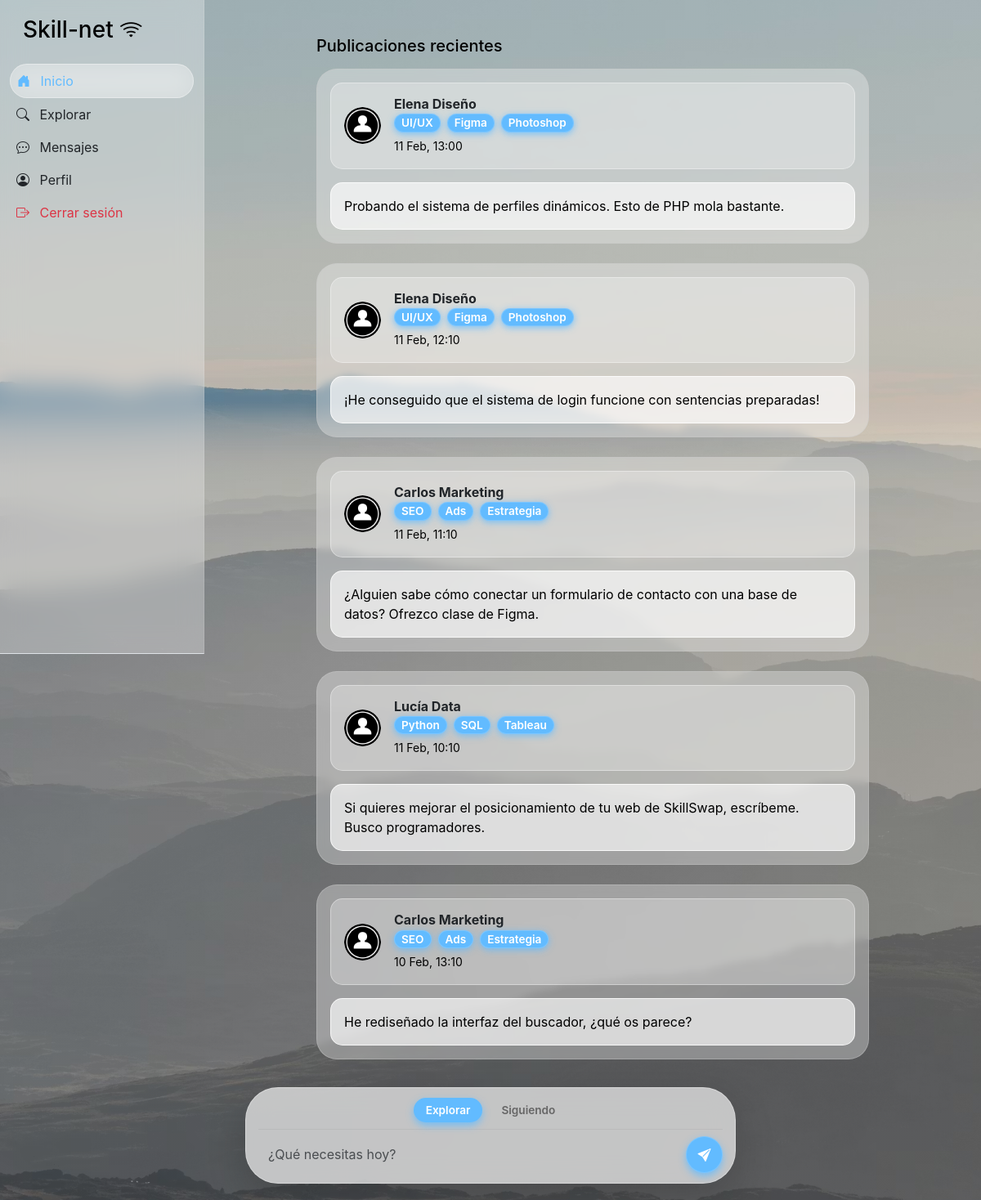
The app's page /index.php (signed in) with its own data.
### tables this page shows
CREATE TABLE IF NOT EXISTS publicaciones (
    id INT AUTO_INCREMENT PRIMARY KEY,
    id_usuario INT NOT NULL,
    contenido TEXT NOT NULL,
    fecha_publicacion TIMESTAMP DEFAULT CURRENT_TIMESTAMP,
    FOREIGN KEY (id_usuario) REFERENCES usuarios(id) ON DELETE CASCADE
);

CREATE TABLE IF NOT EXISTS usuarios (
    id INT AUTO_INCREMENT PRIMARY KEY,
    nombre VARCHAR(100) NOT NULL,
    email VARCHAR(150) NOT NULL UNIQUE,
    password VARCHAR(255) NOT NULL,
    habilidades TEXT,  
    bio TEXT,
    avatar VARCHAR(255) DEFAULT 'default.png',
    fecha_registro TIMESTAMP DEFAULT CURRENT_TIMESTAMP
);

### phpscripts/indexLogic.php (called while the page is built, shortened)
<?php
$mi_id = $_SESSION['user_id'];
$vista = isset($_GET['view']) ? $_GET['view'] : 'recientes';
if ($vista === 'siguiendo') {
    $sql = "SELECT p.*, u.nombre, u.avatar, u.habilidades
            FROM publicaciones p
            JOIN usuarios u ON p.id_usuario = u.id
            JOIN seguidores s ON u.id = s.id_seguido
            WHERE s.id_seguidor = ?
            ORDER BY p.fecha_publicacion DESC";
    $stmt = $conn->prepare($sql);
    $stmt->bind_param("i", $mi_id);
} else {
    $sql = "SELECT p.*, u.nombre, u.avatar, u.habilidades
            FROM publicaciones p
            JOIN usuarios u ON p.id_usuario = u.id
            ORDER BY p.fecha_publicacion DESC";
    $stmt = $conn->prepare($sql);
}
$stmt->execute();
$res_posts = $stmt->get_result();
?>

### index.php (the view, shortened to what this page needs)
<?php
include 'phpscripts/dbconn.php';
include 'phpscripts/indexLogic.php';
?>
<!DOCTYPE html>
<html lang="es">
<head>
    <link href="https://cdn.jsdelivr.net/npm/bootstrap@5.3.0/dist/css/bootstrap.min.css" rel="stylesheet">
    <link rel="stylesheet" href="https://cdn.jsdelivr.net/npm/bootstrap-icons@1.11.0/font/bootstrap-icons.css">
    <link href="https://fonts.cdnfonts.com/css/sf-pro-display" rel="stylesheet">
    <link rel="stylesheet" href="css/fonts.css">
    <link rel="stylesheet" href="css/style.css">
</head>
<body>
    <div class="container-fluid">
        <div class="row">
            <?php include("phpscripts/navbar.php"); ?>
            <main class="main-content">
                <div class="container mt-4" style="max-width: 700px;">
                    <h5 class="mb-3">Publicaciones recientes</h5>
                    <div class="feed">
                        <?php if ($res_posts->num_rows > 0): ?>
                            <?php while ($post = $res_posts->fetch_assoc()): ?>
                                <div class="mb-4">
                                    <div class="post-design pb-0">
                                        <div class="d-flex align-items-center mb-3 usr-info">
                                            <a href="perfil.php?id=<?php echo $post['id_usuario']; ?>" class="">
                                                <?php
                                                $fotoPath = "img/user.png";
                                                if (!empty($post['avatar']) && file_exists("img/" . $post['avatar'])) {
                                                    $fotoPath = "img/" . $post['avatar'];
                                                }
                                                ?>
                                                <img src="<?php echo $fotoPath; ?>" class="rounded-circle me-3 fotofeed"
                                                    width="45" height="45">
                                            </a>
                                            <div>
                                                <h6 class="mb-0 fw-bold">
                                                    <a href="perfil.php?id=<?php echo $post['id_usuario']; ?>"
                                                        class="text-decoration-none text-dark">
                                                        <?php echo htmlspecialchars($post['nombre']); ?>
                                                    </a>
                                                </h6>
                                                <div class="mb-1">
                                                    <?php
                                                    $tags = explode(",", $post['habilidades'] ?? '');
                                                    foreach ($tags as $tag) {
                                                        if (!empty(trim($tag))) {
                                                            echo '<span class="me-2 tag-pill px-2">' . htmlspecialchars(trim($tag)) . '</span>';
                                                        }
                                                    }
                                                    ?>
                                                </div>
                                                <small class="">
                                                    <?php echo date("d M, H:i", strtotime($post['fecha_publicacion'])); ?>
                                                </small>
                                            </div>
                                        </div>
                                        <p class="fs-6 usr-post">
                                            <?php echo nl2br(htmlspecialchars($post['contenido'])); ?>
                                        </p>
                                    </div>
                                </div>
                            <?php endwhile; ?>
                            <div class="finalpadding"></div>
                        <?php endif; ?>
                    </div>
                </div>
                <div class="publish-box shadow-lg">
                    <div class="view-tabs d-flex justify-content-center gap-2 mb-2">
                        <a href="index.php?view=recientes"
                            class="tab-item <?php echo ($vista === 'recientes') ? 'active' : ''; ?>">
                            Explorar
                        </a>
                        <a href="index.php?view=siguiendo"
                            class="tab-item <?php echo ($vista === 'siguiendo') ? 'active' : ''; ?>">
                            Siguiendo
                        </a>
                    </div>
                    <form action="phpscripts/publicar.php" method="POST" class="d-flex align-items-center gap-2">
                        <textarea name="contenido" class="form-control" rows="1" placeholder="¿Qué necesitas hoy?"
                            style="resize: none;"></textarea>
                        <button type="submit" class="btn-send-msg">
                            <i class="bi bi-send-fill"></i>
                        </button>
                    </form>
                </div>
            </main>
        </div>
    </div>
</body>
</html>

### css/style.css (style rules this page uses)
body { font-family: 'SF Pro Display', sans-serif; background: linear-gradient(rgba(18, 18, 18, 0.2), rgba(18, 18, 18, 0.2)), url(../img/wall1.avif); background-size: cover; background-position: center; background-repeat: no-repeat; background-attachment: fixed; color: black; min-height: 100vh; margin: 0; }
.fotofeed { object-fit: cover; }
.main-content { margin-left: 250px; padding: 20px; width: calc(100% - 250px); }
.publish-box { position: fixed; bottom: 20px; left: 50%; transform: translateX(-50%); width: 95%; max-width: 600px; z-index: 1050; background: rgba(255, 255, 255, 0.65); backdrop-filter: blur(15px); border-radius: 40px; border: 1px solid rgba(255, 255, 255, 0.3); padding: 12px 15px !important; flex-direction: column; }
.btn-send-msg { width: 45px; height: 45px; color: white; flex-shrink: 0; background-color: rgba(98, 187, 255, 1); border: 1px solid rgba(147, 208, 255, 0.5); box-shadow: 0 4px 10px rgba(98, 187, 255, 0.8); display: flex; align-items: center; justify-content: center; border-radius: 50% !important; }
.publish-box textarea { border: none !important; background: transparent !important; box-shadow: none !important; }
.view-tabs { border-bottom: 1px solid rgba(0, 0, 0, 0.05); padding-bottom: 8px; }
.tab-item { text-decoration: none; font-size: 0.85rem; font-weight: 600; color: #666; padding: 5px 15px; border-radius: 20px; transition: all 0.3s ease; }
.tab-item.active { transition: all 0.3s ease; background-color: rgba(98, 187, 255, 1); color: white !important; box-shadow: 0 4px 10px rgba(98, 187, 255, 0.8); }
.tag-pill { background-color: rgba(98, 187, 255, 1); border: 1px solid rgba(147, 208, 255, 0.5); box-shadow: 0 2px 8px rgba(98, 187, 255, 0.8); border-radius: 25px; color: white; font-size: small; font-weight: bold; }
.post-design { background-color: rgba(243, 243, 243, 0.35); backdrop-filter: blur(5px); border: 1px solid rgba(199, 199, 199, 0.4); border-radius: 25px; padding: 1rem; }
.usr-info { padding: 1rem; background-color: rgba(250, 250, 250, 0.3); border: 1px solid rgba(250, 250, 250, 0.4); border-radius: 15px; }
.usr-post { padding: 1rem; background-color: rgba(255, 255, 255, 0.65); border: 1px solid rgba(255, 255, 255, 0.75); border-radius: 15px; }
.finalpadding { padding-bottom: 8rem; }
.tag-pill { display: inline-block; background-color: rgba(98, 187, 255, 1); border: 1px solid rgba(147, 208, 255, 0.5); color: white; border-radius: 20px; font-size: 0.85rem; font-weight: 600; }

### records on screen
publicaciones: id_usuario.avatar (placeholder picture), id_usuario.nombre "Elena Diseño", id_usuario.habilidades "UI/UX", id_usuario.habilidades "Figma", id_usuario.habilidades "Photoshop", fecha_publicacion "11 Feb, 13:00", contenido "Probando el sistema de perfiles dinámicos. Esto de PHP mola bastante."
publicaciones: id_usuario.avatar (placeholder picture), id_usuario.nombre "Elena Diseño", id_usuario.habilidades "UI/UX", id_usuario.habilidades "Figma", id_usuario.habilidades "Photoshop", fecha_publicacion "11 Feb, 12:10", contenido "¡He conseguido que el sistema de login funcione con sentencias preparadas!"
publicaciones: id_usuario.avatar (placeholder picture), id_usuario.nombre "Carlos Marketing", id_usuario.habilidades "SEO", id_usuario.habilidades "Ads", id_usuario.habilidades "Estrategia", fecha_publicacion "11 Feb, 11:10", contenido "¿Alguien sabe cómo conectar un formulario de contacto con una base de datos? Ofrezco clase de Figma."
publicaciones: id_usuario.avatar (placeholder picture), id_usuario.nombre "Lucía Data", id_usuario.habilidades "Python", id_usuario.habilidades "SQL", id_usuario.habilidades "Tableau", fecha_publicacion "11 Feb, 10:10", contenido "Si quieres mejorar el posicionamiento de tu web de SkillSwap, escríbeme. Busco programadores."
publicaciones: id_usuario.avatar (placeholder picture), id_usuario.nombre "Carlos Marketing", id_usuario.habilidades "SEO", id_usuario.habilidades "Ads", id_usuario.habilidades "Estrategia", fecha_publicacion "10 Feb, 13:10", contenido "He rediseñado la interfaz del buscador, ¿qué os parece?"
